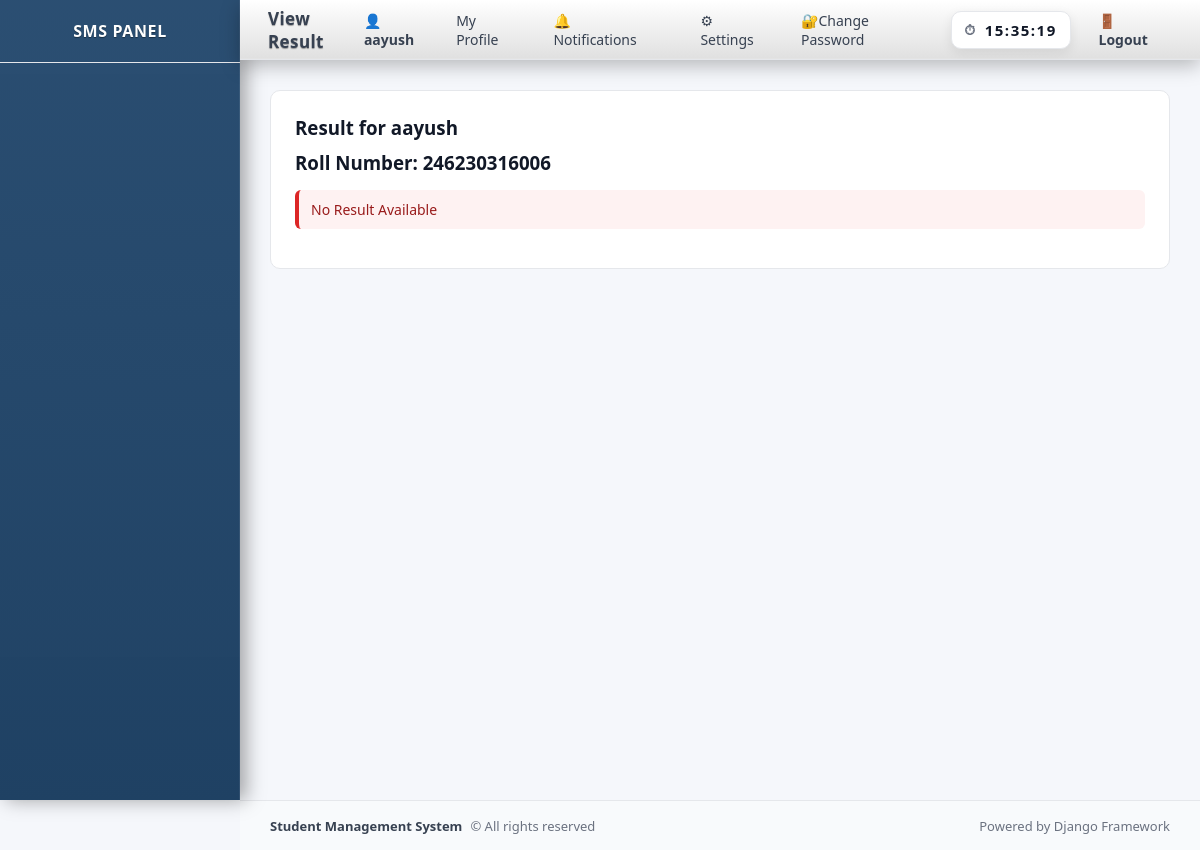
The page /result/view/3/ (signed in) on the database as committed earlier.
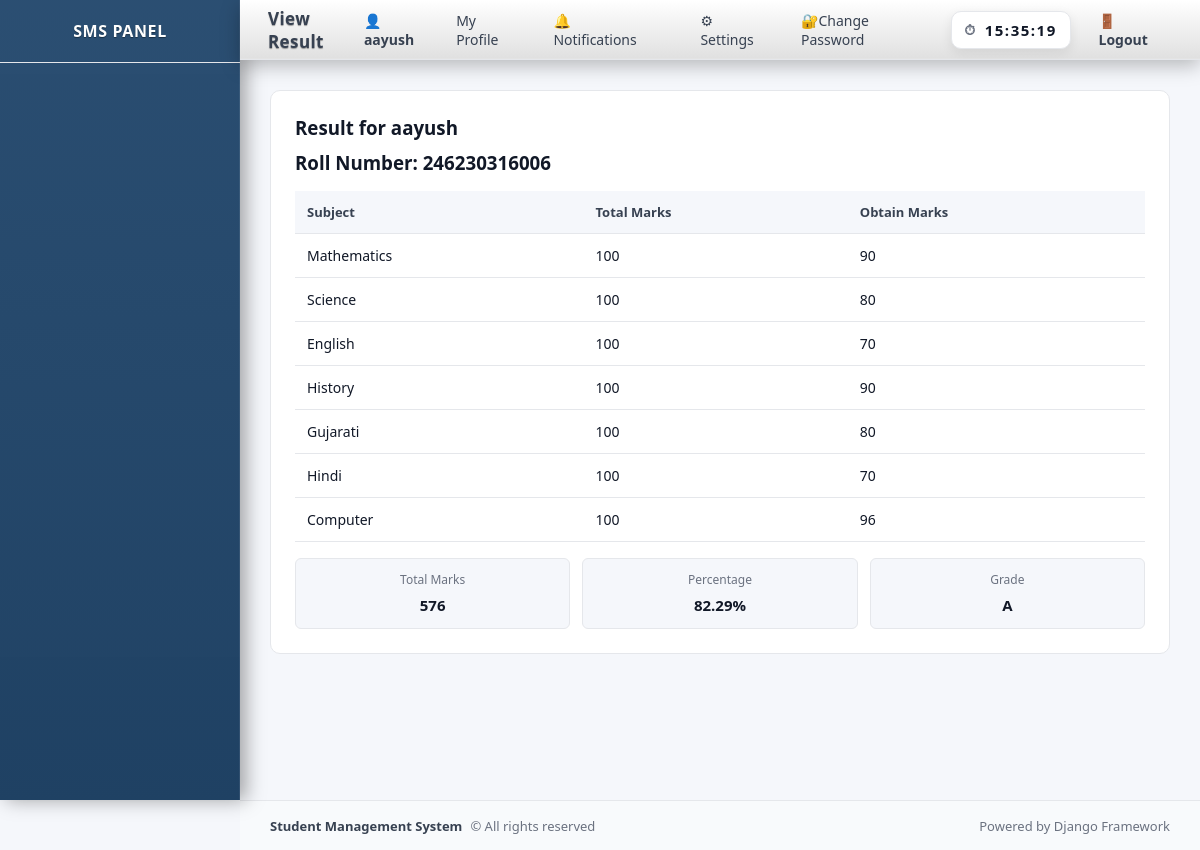
The same page on the database as committed later.
### school/models.py (models this page shows, shortened)
class Student(models.Model):
    user = models.OneToOneField(User, on_delete=models.CASCADE)
    roll_number = models.IntegerField(unique=True)
    classroom = models.ForeignKey(
        ClassRoom,
        on_delete=models.SET_NULL,
        null=True,
        blank=True,
        related_name="students"
    )
    gender = models.CharField(
        max_length=10,
        choices=[('Male', 'Male'), ('Female', 'Female')]
    )
    profile_image = models.ImageField(
        upload_to = 'student_profiles/',
        default='student_profiles.default.png',
        blank = True,
        null = True
    )
    date_of_birth = models.DateField()
    address = models.TextField()

class Result(models.Model):
    student = models.OneToOneField(Student, on_delete=models.CASCADE, related_name="result")
    subject1 = models.IntegerField()
    subject2 = models.IntegerField()
    subject3 = models.IntegerField()
    subject4 = models.IntegerField()
    subject5 = models.IntegerField()
    subject6 = models.IntegerField()
    subject7 = models.IntegerField()
    total = models.IntegerField(blank=True, null=True)
    per = models.DecimalField(blank=True, null=True, max_digits=5, decimal_places=2)
    grade = models.CharField(max_length=2, blank=True)
    created_at = models.DateTimeField(auto_now_add=True)

### school/views.py (the view)
# urls.py: path('result/view/<int:student_id>/', views.view_result, name='view_result_admin'),
@login_required
def view_result(request, student_id):
    student = get_object_or_404(Student, id=student_id)
    result = Result.objects.filter(student=student).first()
    if request.user.groups.filter(name='Student').exists():
        if request.user != student.user:
            return HttpResponseForbidden("Access Denied")
    return render(request, 'school/view_result.html', {
        'student': student,
        'result': result
    })

### school/context_processors.py (called while the page is built)
def notification_count(request):
    if request.user.is_authenticated:
        count = Notification.objects.filter(
            user = request.user,
            is_read = False
        ).count()
    else:
        count = 0
    return {'notification_count': count}

def user_roles(request):
    user = request.user
    return {
        'is_admin': user.is_authenticated and (
            user.is_superuser or user.groups.filter(name='Admin').exists()
        ),
        'is_teacher': user.is_authenticated and user.groups.filter(name='Teacher').exists(),
        'is_student': user.is_authenticated and user.groups.filter(name='Student').exists(),
    }

### templates/school/view_result.html (shortened to what this page needs)
{% extends "school/base.html" %}
{% block page_title %}View Result{% endblock %}
{% block content %}
<div class="result-card">
    <h3>Result for {{ student.user.username }}</h3>
    <h3>Roll Number: {{ student.roll_number }}</h3>
    {% if result %}
        <table class="table">
            <tr><th>Subject</th><th>Total Marks<th>Obtain Marks</th></tr>
            <tr><td>Mathematics</td><td>100</td><td>{{ result.subject1 }}</td></tr>
            <tr><td>Science</td><td>100</td><td>{{ result.subject2 }}</td></tr>
            <tr><td>English</td><td>100</td><td>{{ result.subject3 }}</td></tr>
            <tr><td>History</td><td>100</td><td>{{ result.subject4 }}</td></tr>
            <tr><td>Gujarati</td><td>100</td><td>{{ result.subject5 }}</td></tr>
            <tr><td>Hindi</td><td>100</td><td>{{ result.subject6 }}</td></tr>
            <tr><td>Computer</td><td>100</td><td>{{ result.subject7 }}</td></tr>
        </table>
        <div class="result-summary">
            <div class="result-box">
                <span>Total Marks</span>
                <strong>{{ result.total }}</strong>
            </div>
            <div class="result-box">
                <span>Percentage</span>
                <strong>{{ result.per }}%</strong>
            </div>
            <div class="result-box">
                <span>Grade</span>
                <strong class="result-grade">{{ result.grade }}</strong>
            </div>
        </div>
    {% else %}
        <div class="error" style="margin-top:15px;">
            No Result Available
        </div>
    {% endif %}
</div>
{% endblock %}

### templates/school/base.html (shortened to what this page needs)
<!DOCTYPE html>
<html lang="en">
<head>
    {% load static %}
    <link rel="stylesheet" href="{% static 'school/css/main.css' %}">
</head>
<body class="{% if request.session.dark_mode %}dark-theme{% endif %}">
<div class="layout">
    <div class="sidebar">
        <h2>SMS PANEL</h2>
    </div>
    <div class="main">
        <div class="topbar">
            <h3>{% block page_title %}Dashboard{% endblock %}</h3>
            <div class="user-menu">
                <span class="user-name" style="color: var(--text-secondary);">
                    👤 {{ request.user.username }}
                </span>
                <a href="{% url 'my_profile' %}" class="user-menu-link">My Profile</a>
                <a href="{% url 'notifications' %}" class="user-menu-link nav-icon">
                    🔔 Notifications
                </a>
                <a href="{% url 'settings' %}" class="user-menu-link">⚙ Settings</a>
                <a href="{% url 'change_password' %}" class="user-menu-link">🔐Change Password</a>
                <div class="digital-clock" id="digitalClock">
                </div>
                <a href="{% url 'logout' %}" class="logout-link">🚪 Logout</a>
            </div>
        </div>
        <div class="content">
            {% block content %}{% endblock %}
        </div>
    </div>
</div>
<footer class="footer">
    <div class="footer-left">
        <strong>Student Management System</strong>
        <span>© {{ now|date:"Y" }} All rights reserved</span>
    </div>
    <div class="footer-right">
        <span>Powered by Django Framework</span>
    </div>
</footer>
</body>
</html>

Rows that differ between the two databases and show on the page:
added Result: subject1 "90", subject2 "80", subject3 "70", subject4 "90", subject5 "80", subject6 "70", subject7 "96", total "576", per "82.29", grade "A"
Other text that changed with them:
text no longer shown: "No Result Available"
text now shown: "Subject Total Marks Obtain Marks Mathematics 100 Science 100 English 100 History 100 Gujarati 100 Hindi 100 Computer 100 Total Marks Percentage % Grade"
